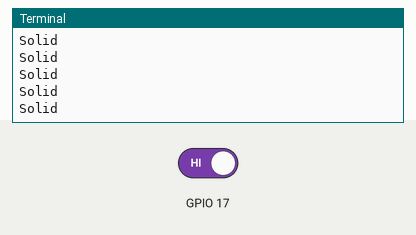
Recording of a program running on a simulated Raspberry Pi (BCM pin numbers). Parts: the last lines printed to the terminal. Inputs (shaded band) come from the test bench; at power-on: GPIO 17 HIGH. The clock reads 2024-03-15 10:24:30 at power-on unless the program sets it.

Above: at 1.2 s.
1.3 s: GPIO 17 driven LOW
At 1.31 s:
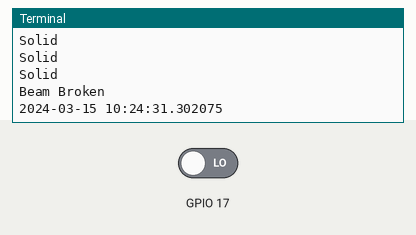
At 6.83 s:
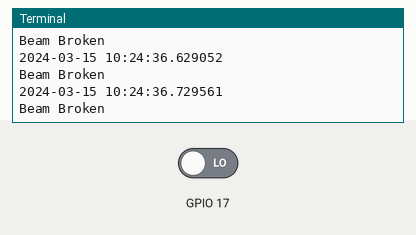
Timing chart, 0 to 8.3 s (numbered marks = the images above; inputs shaded):
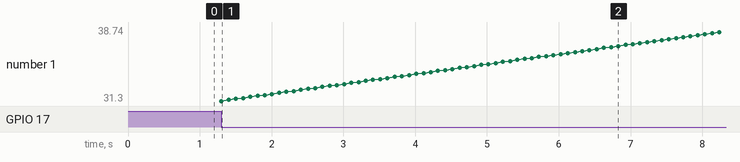

Measured:
- after the input at 1.3 s, the terminal: prints a new line at once (image 1)

The program:

Ir4.py
```python
import RPi.GPIO as GPIO
import time
from datetime import datetime

GPIO.setmode(GPIO.BCM)
GPIO.setup(17, GPIO.IN)

while True:
    if(GPIO.input(17) ==0):
        print("Beam Broken")
        print datetime.now()
    if(GPIO.input(17) ==1):
        print("Solid")
    time.sleep(0.1)
```
